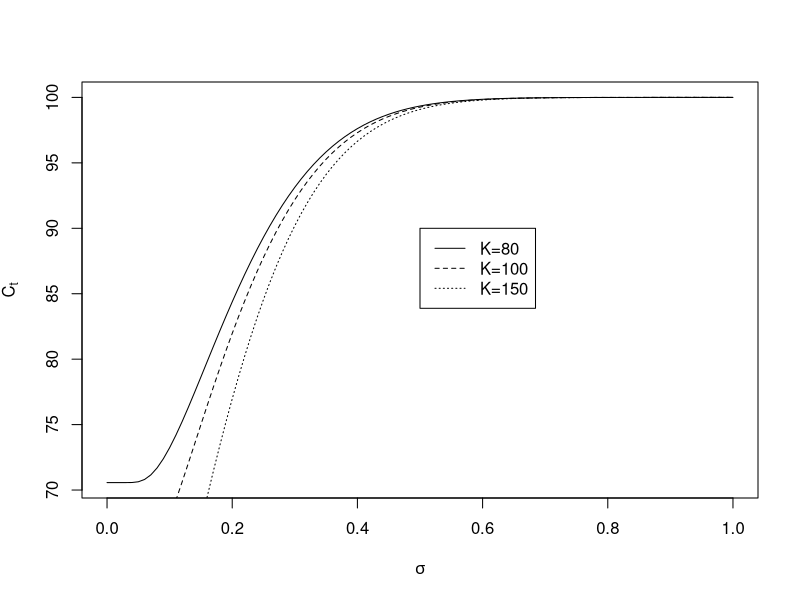

This chart was generated by the following R code:
S0 <- 100
r <- 0.01
T <- 100

call.price <- function(x = 1, t = 0, T = 1, r = 1, sigma = 1,
                       K = 1) {
  d2 <- (log(x/K) + (r - 0.5 * sigma^2) * (T - t))/(sigma *
                                                      sqrt(T - t))
  d1 <- d2 + sigma * sqrt(T - t)
  x * pnorm(d1) - K * exp(-r * (T - t)) * pnorm(d2)
}
p <- function(sigma) call.price(x = S0, t = 0, T = T, r = r,
                                    K = K, sigma = sigma)
K <- 80
curve(p, 0, 1, xlab = expression(sigma),
         ylab = expression(C[t]))
K <- 100
curve(p, 0, 1, add = TRUE, lty = 2)
K <- 150
curve(p, 0, 1, add = TRUE, lty = 3)
legend(0.5, 90, c("K=80", "K=100", "K=150"), lty = 1:3)
